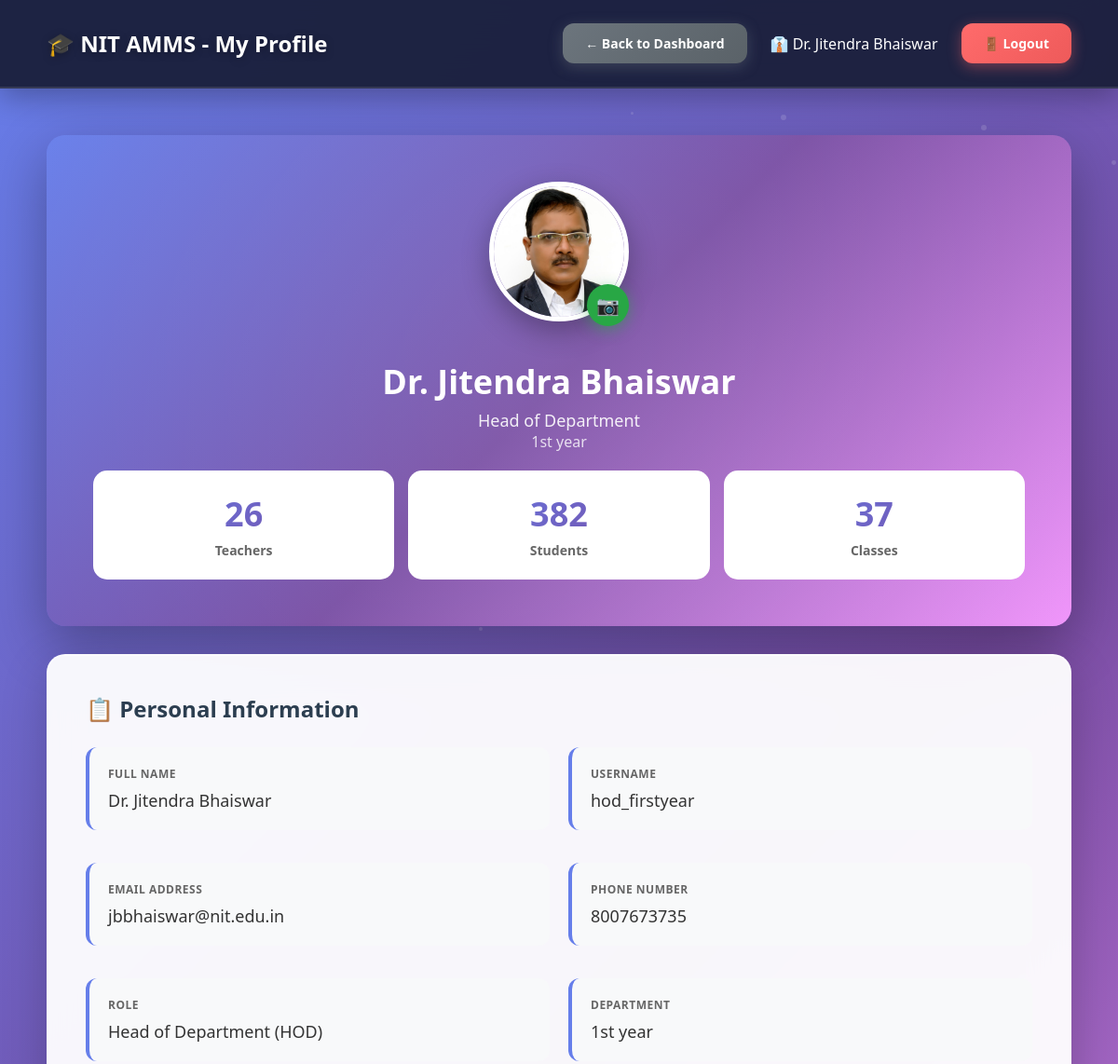
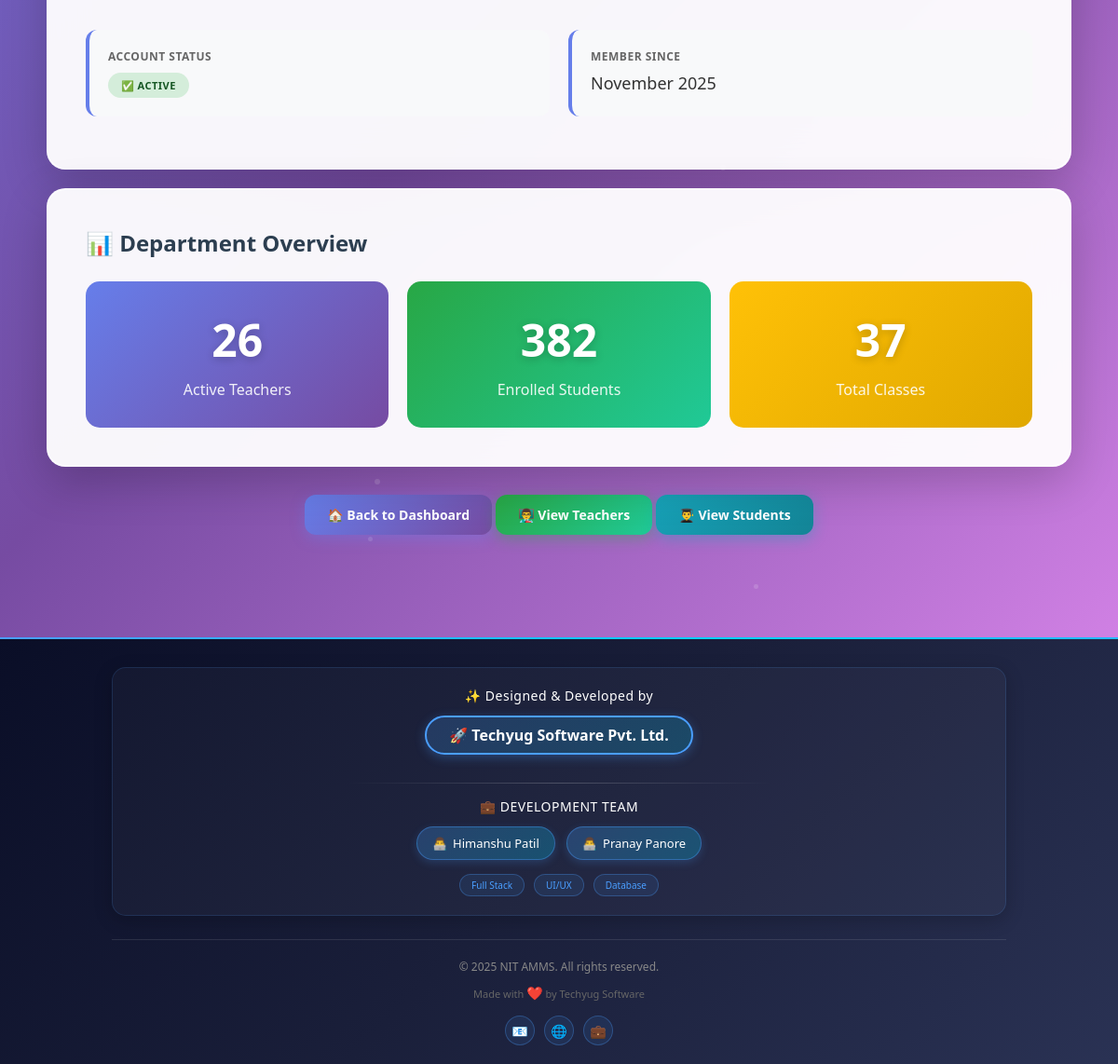
The app's page /hod/profile.php (signed in) with its own data (2 pictures, top to bottom).
### tables this page shows
CREATE TABLE `users` (
  `id` int(11) NOT NULL,
  `username` varchar(50) NOT NULL,
  `password` varchar(255) NOT NULL,
  `full_name` varchar(100) NOT NULL,
  `email` varchar(100) NOT NULL,
  `phone` varchar(15) DEFAULT NULL,
  `photo` varchar(255) DEFAULT NULL,
  `role` enum('admin','hod','teacher','student','parent','superadmin') NOT NULL,
  `department_id` int(11) DEFAULT NULL,
  `is_active` tinyint(1) DEFAULT 1,
  `created_at` timestamp NOT NULL DEFAULT current_timestamp()
);

CREATE TABLE `departments` (
  `id` int(11) NOT NULL,
  `dept_name` varchar(100) NOT NULL,
  `dept_code` varchar(20) NOT NULL,
  `hod_id` int(11) DEFAULT NULL,
  `created_at` timestamp NOT NULL DEFAULT current_timestamp()
);

### db.php (called while the page is built, shortened)
<?php
$conn = new mysqli(DB_HOST, DB_USER, DB_PASS, DB_NAME);
$conn->set_charset("utf8mb4");
$conn->query("SET time_zone = '+05:30'");
function isLoggedIn() {
    return isset($_SESSION['user_id']) && isset($_SESSION['role']);
}
function getCurrentUser() {
    global $conn;
    $user_id = $_SESSION['user_id'];
    $role = $_SESSION['role'];
    if ($role === 'student') {
        $query = "SELECT * FROM students WHERE id = ?";
    } elseif ($role === 'parent') {
        $query = "SELECT * FROM parents WHERE id = ?";
    } else {
        $query = "SELECT * FROM users WHERE id = ?";
    }
    $stmt = $conn->prepare($query);
    $stmt->bind_param("i", $user_id);
    $stmt->execute();
    $result = $stmt->get_result();
    return $result->fetch_assoc();
}
?>

### hod/profile.php (the view, shortened to what this page needs)
<?php
require_once '../db.php';
$user = getCurrentUser();
$hod_id = $user['id'];
$hod_query = "SELECT u.*, d.dept_name,
              (SELECT COUNT(*) FROM users WHERE role = 'teacher' AND department_id = u.department_id AND is_active = 1) as teacher_count,
              (SELECT COUNT(*) FROM students WHERE department_id = u.department_id AND is_active = 1) as student_count,
              (SELECT COUNT(*) FROM classes WHERE department_id = u.department_id) as class_count
              FROM users u
              LEFT JOIN departments d ON u.department_id = d.id
              WHERE u.id = $hod_id";
$hod = $conn->query($hod_query)->fetch_assoc();
?>
<!DOCTYPE html>
<html lang="en">
<head>
</head>
<body>
    <div class="particles"></div>
    <nav class="navbar">
        <div>
            <h1>🎓 NIT AMMS - My Profile</h1>
        </div>
        <div class="user-info">
            <a href="index.php" class="btn btn-secondary">← Back to Dashboard</a>
            <span>👔 <?php echo htmlspecialchars($hod['full_name']); ?></span>
            <a href="../logout.php" class="btn btn-danger">🚪 Logout</a>
        </div>
    </nav>
    <div class="main-content">
        <div class="profile-header">
            <div class="profile-photo-container">
                <?php
                $photo_exists = false;
                $photo_src = '';
                if (!empty($hod['photo'])) {
                    if (file_exists("../uploads/hods/" . $hod['photo'])) {
                        $photo_exists = true;
                        $photo_src = "../uploads/hods/" . htmlspecialchars($hod['photo']);
                    } elseif (file_exists("../" . $hod['photo'])) {
                        $photo_exists = true;
                        $photo_src = "../" . htmlspecialchars($hod['photo']);
                    }
                }
                if ($photo_exists):
                ?>
                    <img src="<?php echo $photo_src; ?>"
                         alt="Profile Photo"
                         class="profile-photo"
                         onerror="this.style.display='none'; this.nextElementSibling.style.display='flex';">
                <?php else: ?>
                    <div class="profile-photo-placeholder">👔</div>
                <?php endif; ?>
                <form id="photoForm" method="POST" action="../upload_photo.php" enctype="multipart/form-data" style="display: inline;">
                    <button type="button"
                            class="upload-photo-btn"
                            onclick="document.getElementById('photoInput').click();"
                            title="Upload Photo">
                        📷
                    </button>
                </form>
            </div>
            <h2 style="margin: 15px 0 5px 0; font-size: 36px; font-weight: 800; position: relative; z-index: 1;"><?php echo htmlspecialchars($hod['full_name']); ?></h2>
            <p style="font-size: 18px; opacity: 0.9; position: relative; z-index: 1;">Head of Department</p>
            <p style="font-size: 16px; opacity: 0.8; position: relative; z-index: 1;"><?php echo htmlspecialchars($hod['dept_name']); ?></p>
            <div style="display: grid; grid-template-columns: repeat(3, 1fr); gap: 15px; margin-top: 20px; position: relative; z-index: 1;">
                <div class="stat-mini">
                    <div class="stat-mini-value"><?php echo $hod['teacher_count']; ?></div>
                    <div class="stat-mini-label">Teachers</div>
                </div>
                <div class="stat-mini">
                    <div class="stat-mini-value"><?php echo $hod['student_count']; ?></div>
                    <div class="stat-mini-label">Students</div>
                </div>
                <div class="stat-mini">
                    <div class="stat-mini-value"><?php echo $hod['class_count']; ?></div>
                    <div class="stat-mini-label">Classes</div>
                </div>
            </div>
        </div>
        <div class="content-card">
            <h3>📋 Personal Information</h3>
            <div style="display: grid; grid-template-columns: 1fr 1fr; gap: 20px;">
                <div class="info-card">
                    <label>Full Name</label>
                    <value><?php echo htmlspecialchars($hod['full_name']); ?></value>
                </div>
                <div class="info-card">
                    <label>Username</label>
                    <value><?php echo htmlspecialchars($hod['username']); ?></value>
                </div>
                <div class="info-card">
                    <label>Email Address</label>
                    <value><?php echo htmlspecialchars($hod['email']); ?></value>
                </div>
                <div class="info-card">
                    <label>Phone Number</label>
                    <value><?php echo htmlspecialchars($hod['phone']); ?></value>
                </div>
                <div class="info-card">
                    <label>Role</label>
                    <value>Head of Department (HOD)</value>
                </div>
                <div class="info-card">
                    <label>Department</label>
                    <value><?php echo htmlspecialchars($hod['dept_name']); ?></value>
                </div>
                <div class="info-card">
                    <label>Account Status</label>
                    <value>
                        <?php if ($hod['is_active']): ?>
                            <span class="badge badge-success">✅ Active</span>
                        <?php else: ?>
                            <span class="badge badge-danger">❌ Inactive</span>
                        <?php endif; ?>
                    </value>
                </div>
                <div class="info-card">
                    <label>Member Since</label>
                    <value><?php echo date('F Y', strtotime($hod['created_at'])); ?></value>
                </div>
            </div>
        </div>
        <div class="content-card">
            <h3>📊 Department Overview</h3>
            <div style="display: grid; grid-template-columns: repeat(auto-fit, minmax(200px, 1fr)); gap: 20px;">
                <div class="department-stat">
                    <div class="department-stat-value"><?php echo $hod['teacher_count']; ?></div>
                    <div class="department-stat-label">Active Teachers</div>
                </div>
                <div class="department-stat">
                    <div class="department-stat-value"><?php echo $hod['student_count']; ?></div>
                    <div class="department-stat-label">Enrolled Students</div>
                </div>
                <div class="department-stat">
                    <div class="department-stat-value"><?php echo $hod['class_count']; ?></div>
                    <div class="department-stat-label">Total Classes</div>
                </div>
            </div>
        </div>
        <div style="text-align: center; margin-top: 30px;">
            <a href="index.php" class="btn btn-primary">🏠 Back to Dashboard</a>
            <a href="view_teachers.php" class="btn btn-success">👨‍🏫 View Teachers</a>
            <a href="view_students.php" class="btn btn-info">👨‍🎓 View Students</a>
        </div>
    </div>
    <div class="footer">
        <div class="footer-border"></div>
        <div class="footer-content">
            <div class="developer-section">
                <p>✨ Designed & Developed by</p>
                <a href="https://himanshufullstackdeveloper.github.io/techyugsoftware/" class="company-link">
                    🚀 Techyug Software Pvt. Ltd.
                </a>
                <div class="divider"></div>
                <p class="team-label">💼 Development Team</p>
                <div class="developer-badges">
                    <a href="https://himanshufullstackdeveloper.github.io/portfoilohimanshu/" class="developer-badge">
                        <span>👨‍💻</span>
                        <span>Himanshu Patil</span>
                    </a>
                    <a href="https://devpranaypanore.github.io/Pranaypanore-live-.html/" class="developer-badge">
                        <span>👨‍💻</span>
                        <span>Pranay Panore</span>
                    </a>
                </div>
                <div class="role-tags">
                    <span class="role-tag">Full Stack</span>
                    <span class="role-tag">UI/UX</span>
                    <span class="role-tag">Database</span>
                </div>
            </div>
            <div class="footer-bottom">
                <p>© 2025 NIT AMMS. All rights reserved.</p>
                <p style="color: #666; font-size: 11px; margin: 0;">
                    Made with <span style="color: #ff4757; font-size: 14px;">❤️</span> by Techyug Software
                </p>
                <div class="social-links">
                    <a href="#" class="social-link">📧</a>
                    <a href="#" class="social-link">🌐</a>
                    <a href="#" class="social-link">💼</a>
                </div>
            </div>
        </div>
    </div>

### records on screen
users: full_name "Dr. Jitendra Bhaiswar", photo (picture), department.dept_name "1st year", username "hod_firstyear", email "jbbhaiswar@nit.edu.in", phone "8007673735", created_at "November 2025"

### other values on screen
$hod['teacher_count'] "26"
$hod['student_count'] "382"
$hod['class_count'] "37"
